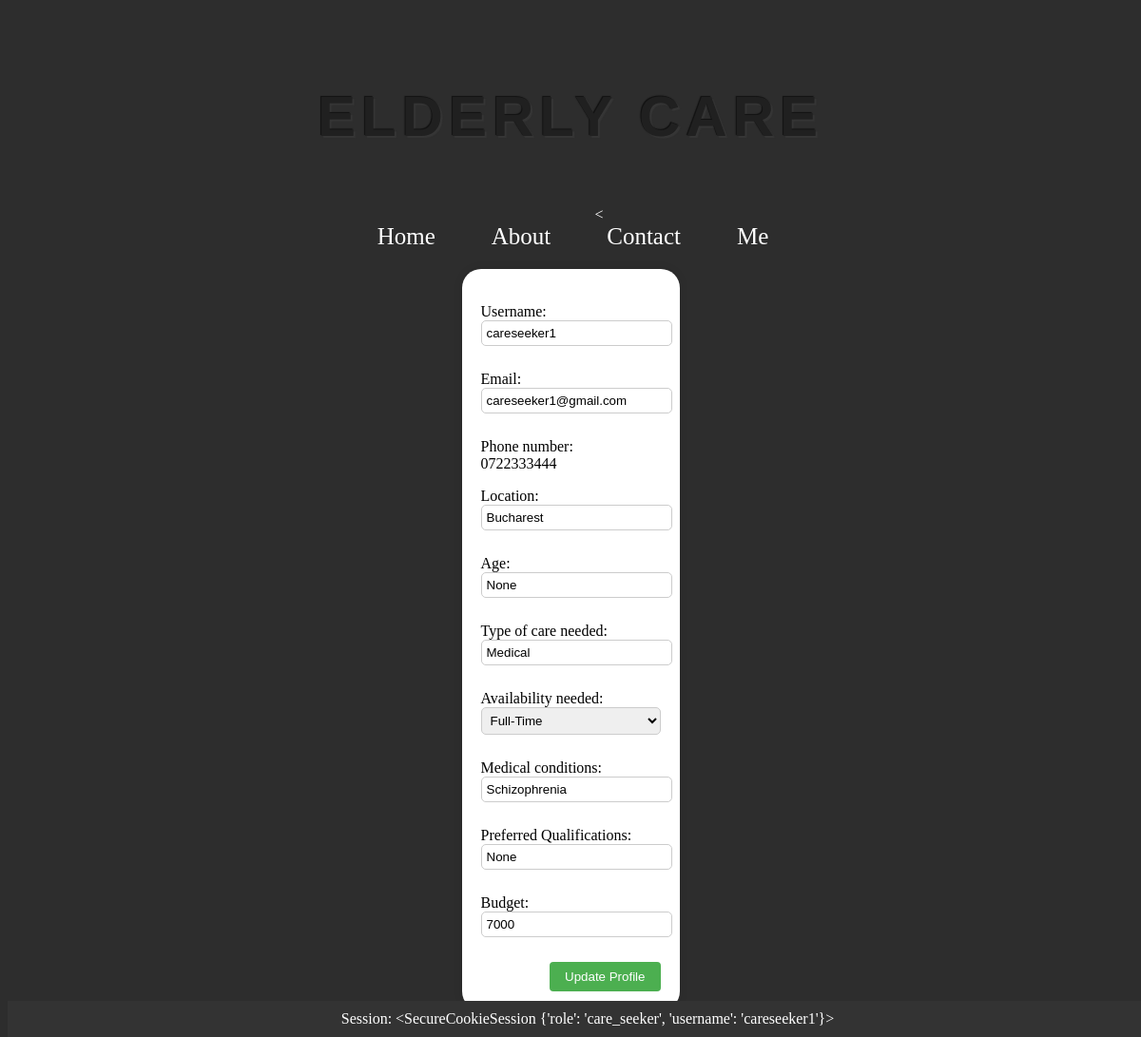
The app's page /careseeker_profile/careseeker1 (signed in) with its own data.
### app/models.py (models this page shows, shortened)
class Users(db.Model, UserMixin):
    __tablename__ = 'users'
    id = db.Column(db.Integer, primary_key=True)
    username = db.Column(db.String(50), unique=True, nullable=False)
    email = db.Column(db.String(120), unique=True, nullable=False)
    password = db.Column(db.String(255), nullable=False)
    location = db.Column(db.String(60), nullable=False)
    phone_number = db.Column(db.String(20), nullable=False)
    role = db.Column(db.String(15), nullable=False)
    age = db.Column(db.Integer)
    experience = db.Column(db.Integer)
    references = db.Column(ChoiceType([('Yes', 'yes'), ('No', 'no'), ('N/A', 'n/a')]))
    availability = db.Column(ChoiceType([('Full-Time', 'FT'), ('Part-Time', 'PT')]))
    languages_spoken = db.Column(db.String(100))
    background_check = db.Column(db.Boolean)
    additional_notes = db.Column(db.Text)
    type_of_care_needed = db.Column(db.String(100))
    monthly_budget = db.Column(db.Integer)
    availability_needed = db.Column(ChoiceType([('Full-Time', 'FT'), ('Part-Time', 'PT')]))
    preferred_qualifications = db.Column(db.String(100))
    medical_conditions = db.Column(db.String(100))

### app/routes.py (the view)
@auth_blueprint.route('/careseeker_profile/<username>', methods=['GET', 'POST'])
def careseeker_profile(username):
    if 'role' in session and session['role'] == 'care_seeker':
        print(session['role'])
        print(session['username'])
        user = Users.query.filter_by(username=username, role='care_seeker').first()
        if request.method == 'POST':
            new_username = request.form.get('new_username')
            new_email = request.form.get('new_email')
            new_location = request.form.get('new_location')
            new_age = request.form.get('new_age')
            new_type_of_care_needed = request.form.get('new_type_of_care_needed')
            new_medical_conditions = request.form.get('new_medical_conditions')
            new_preferred_qualifications = request.form.get('new_preferred_qualifications')
            new_monthly_budget = request.form.get('new_monthly_budget')
            new_availability_needed = request.form.get('new_availability_needed')
            if new_username != user.username and Users.query.filter_by(username=new_username).first():
                flash('Username already exists. Please choose a different one.', 'error')
                return render_template('careseeker_profile.html', user=user)
            else:
                user.username = new_username
            if new_email:
                user.email = new_email
            if new_location:
                user.location = new_location
            if new_age:
                user.age = new_age
            if new_type_of_care_needed:
                user.type_of_care_needed = new_type_of_care_needed
            if new_availability_needed:
                user.availability_needed = new_availability_needed
            if new_monthly_budget:
                user.monthly_budget = new_monthly_budget
            if new_preferred_qualifications:
                user.preferred_qualifications = new_preferred_qualifications
            if new_medical_conditions:
                user.medical_conditions = new_medical_conditions
            db.session.commit()
            session['username'] = new_username
            username = new_username
            flash('Profile updated successfully', 'success')
            return redirect(url_for('auth.careseeker_profile', username=username))
        else:
            return render_template('careseeker_profile.html', user=user)
    else:
        flash('Login first', 'error')
        return redirect(url_for('home.homepage'))

### app/templates/careseeker_profile.html (shortened to what this page needs)
{% extends 'base.html' %}
{% block content %}
    <div class="profile-container">
        <div class="profile-box">
            <form method="post">
                <p>Username:<br> <input type="text" name="new_username" value="{{ user.username }}"></p>
                <p>Email:<br> <input type="text" name="new_email" value="{{ user.email }}"></p>
                <p>Phone number:<br> {{ user.phone_number }}</p>
                <p>Location:<br> <input type="text" name="new_location" value="{{ user.location }}"></p>
                <p>Age:<br> <input type="text" name="new_age" value="{{ user.age }}"></p>
                <p>Type of care needed:<br> <input type="text" name="new_type_of_care_needed" value="{{ user.type_of_care_needed }}"></p>
                <p>Availability needed:<br>
                    <select name="new_availability_needed">
                        <option value="Full-Time" {% if user.availability_needed == 'Full-Time' %}selected{% endif %}>Full-Time</option>
                    </select>
                </p>
                <p>Medical conditions:<br> <input type="text" name="new_medical_conditions" value="{{ user.medical_conditions }}"></p>
                <p>Preferred Qualifications:<br> <input type="text" name="new_preferred_qualifications" value="{{ user.preferred_qualifications }}"></p>
                <p>Budget:<br> <input type="text" name="new_monthly_budget" value="{{ user.monthly_budget }}"></p>
                <button type="submit">Update Profile</button>
            </form>
        </div>
    </div>
{% endblock %}

### app/templates/base.html (shortened to what this page needs)
<!DOCTYPE html>
<html lang="en">
<head>
</head>
<body>
    <header>
        <h1>{% block header %}Elderly Care{% endblock %}</h1>
        <nav>
    <<ul>
    <li><a href="/">Home</a></li>
    <li><a href="/about">About</a></li>
    <li><a href="/contact">Contact</a></li>
    {% if session.get('role') != 'NULL' and session.get('username') != 'NULL' %}
    {% if session['role'] == 'caregiver' %}
        <li><a href="/caregivers_profile/{{ session['username'] }}">Me</a></li>
    {% elif session['role'] == 'care_seeker' %}
        <li><a href="/careseeker_profile/{{ session['username'] }}">Me</a></li>
    {% endif %}
{% endif %}
</ul>
</nav>
    </header>
    <div class="main-content">
        <section class="content">
            {% block content %}{% endblock %}
        </section>
    </div>
<footer>
        Session: {{ session }}
    </footer>
</body>
</html>

### app/templates/base.html (style rules this page uses)
body { background-color: #2d2d2d; }
header { background-color: #2d2d2d; color: #fff; padding: 20px; text-align: center; }
nav { padding-left: 60px; }
nav ul { list-style-type: none; margin: 0; padding: 0; text-align: center; }
nav ul li { display: inline; margin-right: 55px; }
nav ul li a { color: #fff; text-decoration: none; font-size: 25px; }
footer { background-color: #333; color: #fff; padding: 10px; text-align: center; position: fixed; bottom: 0; width: 100%; }
h1 { font-family: "Avant Garde", Avantgarde, "Century Gothic", CenturyGothic, "AppleGothic", sans-serif; font-size: 60px; padding: 20px 30px; text-align: center; text-transform: uppercase; text-rendering: optimizeLegibility; color: #202020; background-color: #2d2d2d; letter-spacing: .1em; text-shadow: -1px -1px 1px #111, 2px 2px 1px #363636; }

### app/templates/careseeker_profile.html (style rules this page uses)
.profile-container { display: flex; justify-content: center; align-items: center; height: auto; }
.profile-box { background-color: white; padding: 20px; border-radius: 20px; box-shadow: 0 0 10px rgba(0, 0, 0, 0.1); margin-bottom: 20px; }
.profile-box input[type="text"], .profile-box select { width: 100%; margin-bottom: 10px; padding: 5px; border: 1px solid #ccc; border-radius: 5px; }
.profile-box button { padding: 8px 16px; background-color: #4CAF50; color: white; border: none; border-radius: 4px; cursor: pointer; float: right; }

### records on screen
Users: new_username "careseeker1", new_email "careseeker1@gmail.com", phone_number "0722333444", new_location "Bucharest", new_age "None", new_type_of_care_needed "Medical", new_availability_needed "Full-Time", new_medical_conditions "Schizophrenia", new_preferred_qualifications "None", new_monthly_budget "7000"

### other values on screen
{{ session }} "<SecureCookieSession {'role': 'care_seeker', 'username': 'careseeker1'}>"
